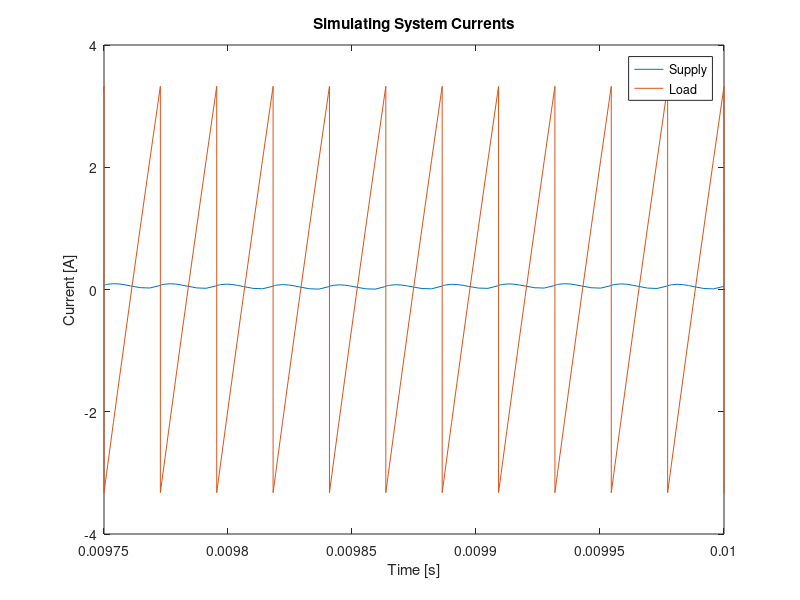

Recreate this plot in MATLAB. (Note: this script raises an error after producing the figure.)
clear all; close all; clc;


to_tikz = 1;

M_load = csvread('load_current.csv',2,0);
load_time = M_load(:,1);
load_current = M_load(:,2);

supply = csvread('supply_current.csv',2,0);
supply_time = supply(:,1);
supply_current = supply(:,2);


plot(supply_time, supply_current, load_time, load_current)

xlim([9.75e-3 10e-3])
ylim([-4 4])
xlabel('Time [s]')
ylabel('Current [A]')
title('Simulating System Currents')
legend('Supply','Load')

if to_tikz == 1
    cleanfigure()
    matlab2tikz('currents_simul_supp_load.tex');
end
